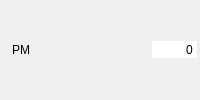
       <widget class="QWidget" name="widget_pm" native="true">
        <property name="minimumSize">
         <size>
          <width>200</width>
          <height>26</height>
         </size>
        </property>
        <layout class="QHBoxLayout" name="horizontalLayout_31">
         <property name="spacing">
          <number>2</number>
         </property>
         <property name="leftMargin">
          <number>3</number>
         </property>
         <property name="topMargin">
          <number>3</number>
         </property>
         <property name="rightMargin">
          <number>3</number>
         </property>
         <property name="bottomMargin">
          <number>3</number>
         </property>
         <item>
          <widget class="QLabel" name="label_65">
           <property name="text">
            <string/>
           </property>
           <property name="pixmap">
            <pixmap resource="../../resources/resources.qrc">:/images/Aptitudes/pm.png</pixmap>
           </property>
          </widget>
         </item>
         <item>
          <widget class="QLabel" name="label_pm">
           <property name="text">
            <string>PM</string>
           </property>
          </widget>
         </item>
         <item>
          <spacer name="horizontalSpacer_31">
           <property name="orientation">
            <enum>Qt::Horizontal</enum>
           </property>
           <property name="sizeHint" stdset="0">
            <size>
             <width>40</width>
             <height>20</height>
            </size>
           </property>
          </spacer>
         </item>
         <item>
          <widget class="QSpinBox" name="sp_pm">
           <property name="focusPolicy">
            <enum>Qt::NoFocus</enum>
           </property>
           <property name="autoFillBackground">
            <bool>true</bool>
           </property>
           <property name="frame">
            <bool>false</bool>
           </property>
           <property name="alignment">
            <set>Qt::AlignRight|Qt::AlignTrailing|Qt::AlignVCenter</set>
           </property>
           <property name="buttonSymbols">
            <enum>QAbstractSpinBox::NoButtons</enum>
           </property>
           <property name="maximum">
            <number>9999999</number>
           </property>
          </widget>
         </item>
        </layout>
       </widget>
